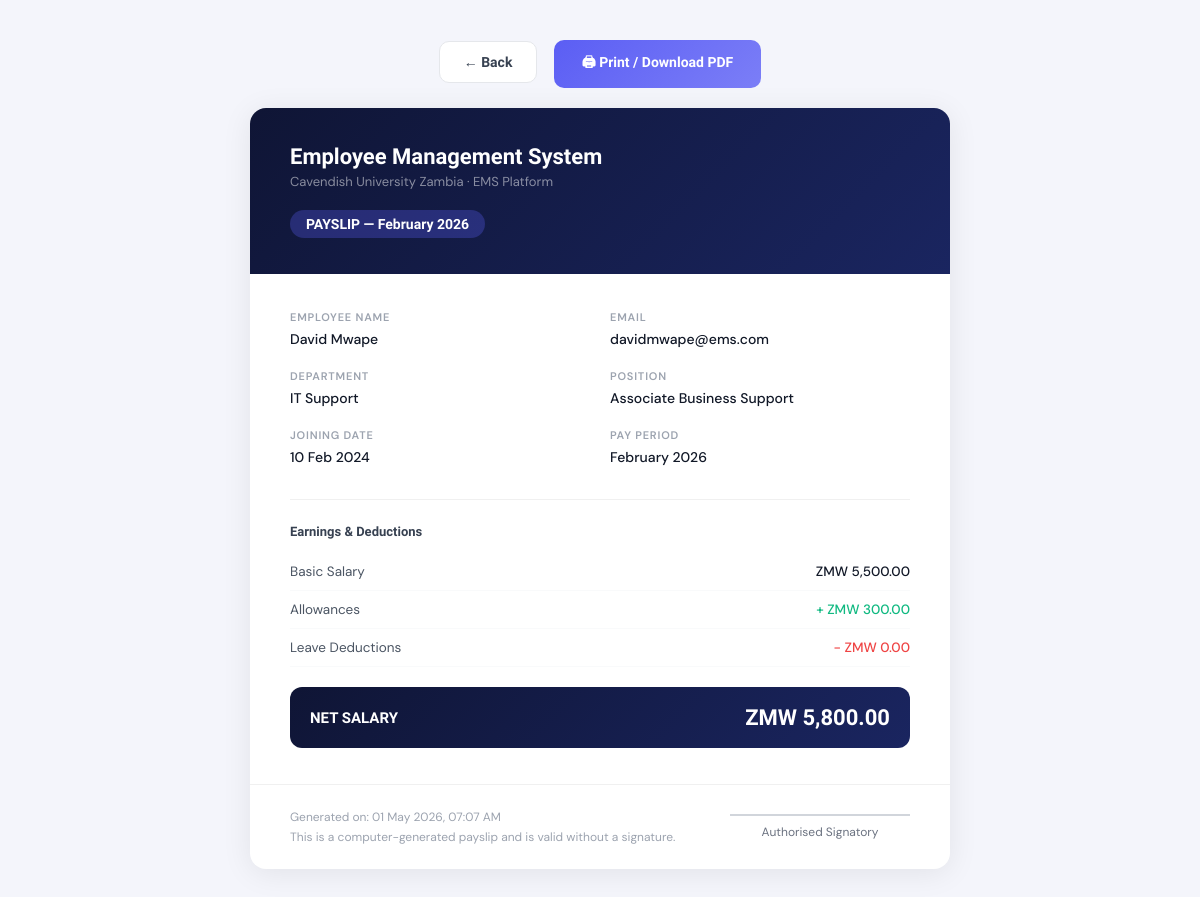
Page /admin/generate_payslip.php?id=3 (signed in) on the earlier database version.
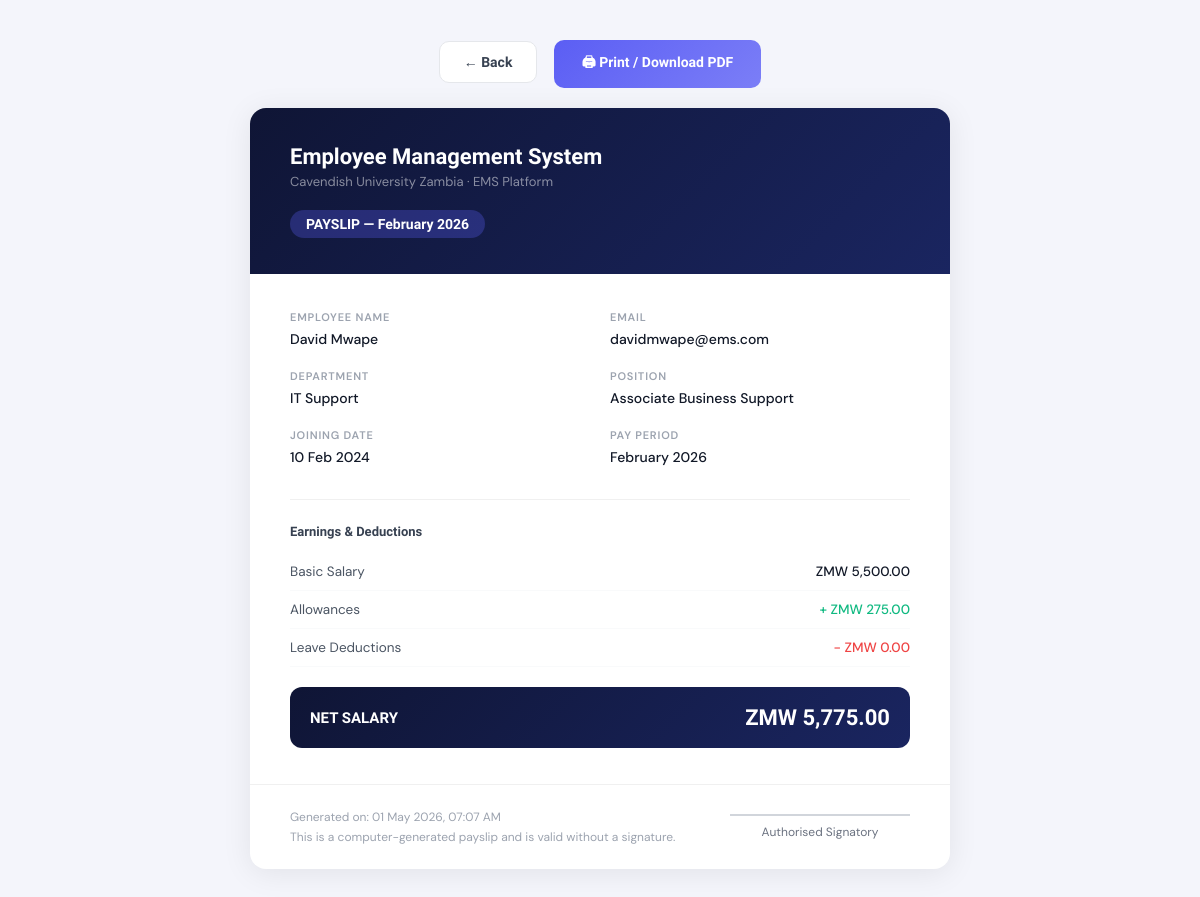
Same page on the later database version.
### tables this page shows
CREATE TABLE IF NOT EXISTS payroll (
    payroll_id      INT           PRIMARY KEY AUTO_INCREMENT,
    employee_id     INT           NOT NULL,
    month           DATE          NOT NULL,
    basic_salary    DECIMAL(10,2) NOT NULL,
    allowances      DECIMAL(10,2) DEFAULT 0.00,
    leave_deduction DECIMAL(10,2) DEFAULT 0.00,
    net_salary      DECIMAL(10,2) NOT NULL,
    generated_on    TIMESTAMP     DEFAULT CURRENT_TIMESTAMP,
    UNIQUE KEY uq_payroll (employee_id, month),
    FOREIGN KEY (employee_id) REFERENCES employees(employee_id) ON DELETE CASCADE
);

### admin/generate_payslip.php (the view, shortened to what this page needs)
<?php
require_once '../database/config.php';
$id = (int)$_GET['id'];
if ($_SESSION['role'] === 'employee') {
    $emp = $conn->query("SELECT employee_id FROM employees WHERE user_id={$_SESSION['user_id']}")->fetch_assoc();
    $p = $conn->query("SELECT * FROM payroll WHERE payroll_id=$id AND employee_id={$emp['employee_id']}")->fetch_assoc();
} else {
    $p = $conn->query("SELECT * FROM payroll WHERE payroll_id=$id")->fetch_assoc();
}
$emp_data = $conn->query("SELECT e.*, d.department_name, u.email FROM employees e JOIN departments d ON e.department_id=d.department_id JOIN users u ON e.user_id=u.user_id WHERE e.employee_id={$p['employee_id']}")->fetch_assoc();
?>
<!DOCTYPE html>
<html lang="en">
<head>
</head>
<body>
<div style="width:700px;">
    <div class="action-bar no-print">
        <a href="javascript:history.back()" class="btn-back">← Back</a>
        <button onclick="window.print()" class="btn-print">🖨 Print / Download PDF</button>
    </div>
    <div class="payslip">
        <div class="ps-header">
            <div class="company">Employee Management System</div>
            <div class="subtitle">Cavendish University Zambia · EMS Platform</div>
            <div class="payslip-title">PAYSLIP — <?= date('F Y', strtotime($p['month'])) ?></div>
        </div>
        <div class="ps-body">
            <div class="info-grid">
                <div class="info-block">
                    <label>Employee Name</label>
                    <span><?= htmlspecialchars($emp_data['full_name']) ?></span>
                </div>
                <div class="info-block">
                    <label>Email</label>
                    <span><?= htmlspecialchars($emp_data['email']) ?></span>
                </div>
                <div class="info-block">
                    <label>Department</label>
                    <span><?= htmlspecialchars($emp_data['department_name']) ?></span>
                </div>
                <div class="info-block">
                    <label>Position</label>
                    <span><?= htmlspecialchars($emp_data['position']) ?></span>
                </div>
                <div class="info-block">
                    <label>Joining Date</label>
                    <span><?= date('d M Y', strtotime($emp_data['joining_date'])) ?></span>
                </div>
                <div class="info-block">
                    <label>Pay Period</label>
                    <span><?= date('F Y', strtotime($p['month'])) ?></span>
                </div>
            </div>
            <hr class="divider">
            <div class="salary-section">
                <h4>Earnings & Deductions</h4>
                <div class="salary-row">
                    <span class="label">Basic Salary</span>
                    <span class="amount">ZMW <?= number_format($p['basic_salary'], 2) ?></span>
                </div>
                <div class="salary-row">
                    <span class="label">Allowances</span>
                    <span class="amount green">+ ZMW <?= number_format($p['allowances'], 2) ?></span>
                </div>
                <div class="salary-row">
                    <span class="label">Leave Deductions</span>
                    <span class="amount red">- ZMW <?= number_format($p['leave_deduction'], 2) ?></span>
                </div>
            </div>
            <div class="net-row">
                <span class="label">NET SALARY</span>
                <span class="amount">ZMW <?= number_format($p['net_salary'], 2) ?></span>
            </div>
        </div>
        <div class="ps-footer">
            <div>
                <p>Generated on: <?= date('d M Y, h:i A', strtotime($p['generated_on'])) ?></p>
                <p style="margin-top:4px;">This is a computer-generated payslip and is valid without a signature.</p>
            </div>
            <div class="sig-line">Authorised Signatory</div>
        </div>
    </div>
</div>
</body>
</html>

Differences in the rows shown:
changed payroll: allowances "300.00" → "275.00"; net_salary "5,800.00" → "5,775.00"
